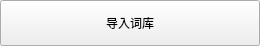
<?xml version="1.0" encoding="UTF-8"?>
<ui version="4.0">
 <class>AddUserWordlibTableItem</class>
 <widget class="QWidget" name="AddUserWordlibTableItem">
  <property name="geometry">
   <rect>
    <x>0</x>
    <y>0</y>
    <width>260</width>
    <height>46</height>
   </rect>
  </property>
  <property name="sizePolicy">
   <sizepolicy hsizetype="Expanding" vsizetype="Expanding">
    <horstretch>0</horstretch>
    <verstretch>0</verstretch>
   </sizepolicy>
  </property>
  <property name="windowTitle">
   <string>Form</string>
  </property>
  <layout class="QVBoxLayout" name="verticalLayout">
   <property name="leftMargin">
    <number>0</number>
   </property>
   <property name="topMargin">
    <number>0</number>
   </property>
   <property name="rightMargin">
    <number>0</number>
   </property>
   <property name="bottomMargin">
    <number>0</number>
   </property>
   <item>
    <widget class="QPushButton" name="add_wordlib_widget">
     <property name="sizePolicy">
      <sizepolicy hsizetype="Expanding" vsizetype="Expanding">
       <horstretch>0</horstretch>
       <verstretch>0</verstretch>
      </sizepolicy>
     </property>
     <property name="text">
      <string>导入词库</string>
     </property>
    </widget>
   </item>
  </layout>
 </widget>
 <resources/>
 <connections/>
</ui>
